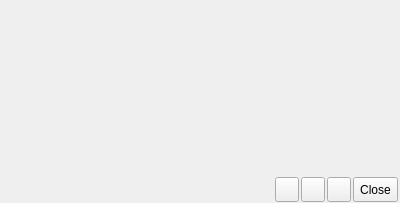
<ui version="4.0" >
 <class>messages_generic</class>
 <widget class="QWidget" name="messages_generic" >
  <property name="geometry" >
   <rect>
    <x>0</x>
    <y>0</y>
    <width>400</width>
    <height>203</height>
   </rect>
  </property>
  <layout class="QVBoxLayout" >
   <property name="spacing" >
    <number>2</number>
   </property>
   <property name="leftMargin" >
    <number>2</number>
   </property>
   <property name="topMargin" >
    <number>1</number>
   </property>
   <property name="rightMargin" >
    <number>2</number>
   </property>
   <property name="bottomMargin" >
    <number>1</number>
   </property>
   <item>
    <widget class="QTextEdit" name="text" >
     <property name="sizePolicy" >
      <sizepolicy vsizetype="Expanding" hsizetype="Expanding" >
       <horstretch>0</horstretch>
       <verstretch>0</verstretch>
      </sizepolicy>
     </property>
     <property name="minimumSize" >
      <size>
       <width>0</width>
       <height>0</height>
      </size>
     </property>
     <property name="maximumSize" >
      <size>
       <width>16777215</width>
       <height>16777215</height>
      </size>
     </property>
     <property name="styleSheet" >
      <string>QTextEdit {
background: transparent;
}
</string>
     </property>
     <property name="frameShape" >
      <enum>QFrame::NoFrame</enum>
     </property>
     <property name="tabChangesFocus" >
      <bool>true</bool>
     </property>
     <property name="readOnly" >
      <bool>true</bool>
     </property>
    </widget>
   </item>
   <item>
    <layout class="QHBoxLayout" >
     <property name="topMargin" >
      <number>2</number>
     </property>
     <item>
      <spacer>
       <property name="orientation" >
        <enum>Qt::Horizontal</enum>
       </property>
       <property name="sizeHint" >
        <size>
         <width>40</width>
         <height>20</height>
        </size>
       </property>
      </spacer>
     </item>
     <item>
      <widget class="QToolButton" name="messages_3" >
       <property name="minimumSize" >
        <size>
         <width>0</width>
         <height>25</height>
        </size>
       </property>
       <property name="maximumSize" >
        <size>
         <width>16777215</width>
         <height>25</height>
        </size>
       </property>
       <property name="_yate_identity" stdset="0" >
        <string>messages_3</string>
       </property>
      </widget>
     </item>
     <item>
      <widget class="QToolButton" name="messages_2" >
       <property name="minimumSize" >
        <size>
         <width>0</width>
         <height>25</height>
        </size>
       </property>
       <property name="maximumSize" >
        <size>
         <width>16777215</width>
         <height>25</height>
        </size>
       </property>
       <property name="_yate_identity" stdset="0" >
        <string>messages_2</string>
       </property>
      </widget>
     </item>
     <item>
      <widget class="QToolButton" name="messages_1" >
       <property name="minimumSize" >
        <size>
         <width>0</width>
         <height>25</height>
        </size>
       </property>
       <property name="maximumSize" >
        <size>
         <width>16777215</width>
         <height>25</height>
        </size>
       </property>
       <property name="_yate_identity" stdset="0" >
        <string>messages_1</string>
       </property>
      </widget>
     </item>
     <item>
      <widget class="QToolButton" name="messages_close" >
       <property name="minimumSize" >
        <size>
         <width>0</width>
         <height>25</height>
        </size>
       </property>
       <property name="maximumSize" >
        <size>
         <width>16777215</width>
         <height>25</height>
        </size>
       </property>
       <property name="text" >
        <string>Close</string>
       </property>
       <property name="_yate_identity" stdset="0" >
        <string>deleteselecteditem:messages</string>
       </property>
      </widget>
     </item>
    </layout>
   </item>
  </layout>
 </widget>
 <resources/>
 <connections/>
</ui>
